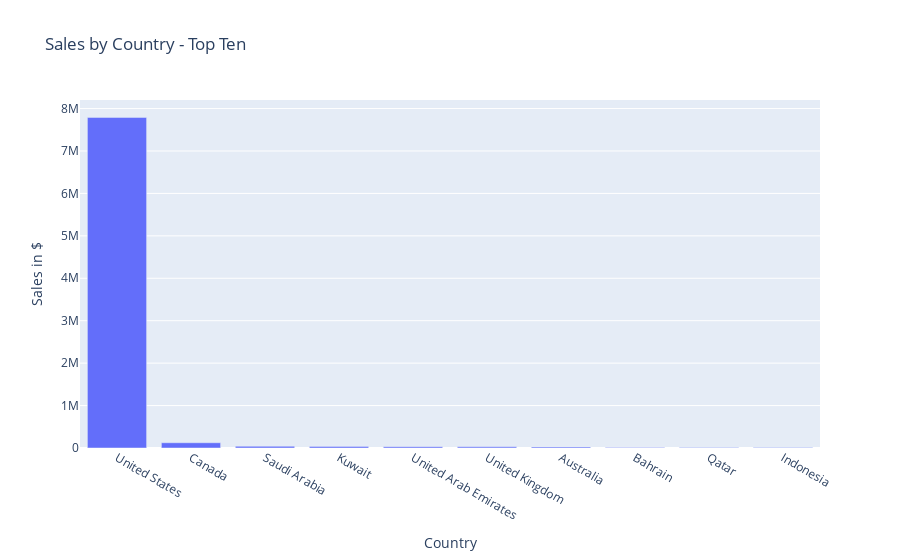

Source (notebook cell):
### Code cell
# Plotly bar chart - net sales for top ten countries
top_sales_fig = px.bar(top_sales_by_country_ten, x="country", y="net_sales", title="Sales by Country - Top Ten",
                labels={"country" : 'Country', "net_sales" :'Sales in $'}, hover_data={"net_sales" : ':.2f'})


top_sales_fig.show()

### Figure 1 — Plotly figure (JSON) as saved in the notebook; plotly's stock layout.template omitted (floating-point values rounded to 4 significant figures)
{"data": [{"alignmentgroup": "True", "hovertemplate": "Country=%{x}<br>Sales in $=%{y:.2f}<extra></extra>", "legendgroup": "", "marker": {"color": "#636efa", "pattern": {"shape": ""}}, "name": "", "offsetgroup": "", "orientation": "v", "showlegend": false, "textposition": "auto", "type": "bar", "x": ["United States", "Canada", "Saudi Arabia", "Kuwait", "United Arab Emirates", "United Kingdom", "Australia", "Bahrain", "Qatar", "Indonesia"], "xaxis": "x", "y": [7792000.0, 124000.0, 40290.0, 37880.0, 31080.0, 28420.0, 24100.0, 14580.0, 12530.0, 12090.0], "yaxis": "y"}], "layout": {"barmode": "relative", "legend": {"tracegroupgap": 0}, "title": {"text": "Sales by Country - Top Ten"}, "xaxis": {"anchor": "y", "domain": [0, 1], "title": {"text": "Country"}}, "yaxis": {"anchor": "x", "domain": [0, 1], "title": {"text": "Sales in $"}}}}
